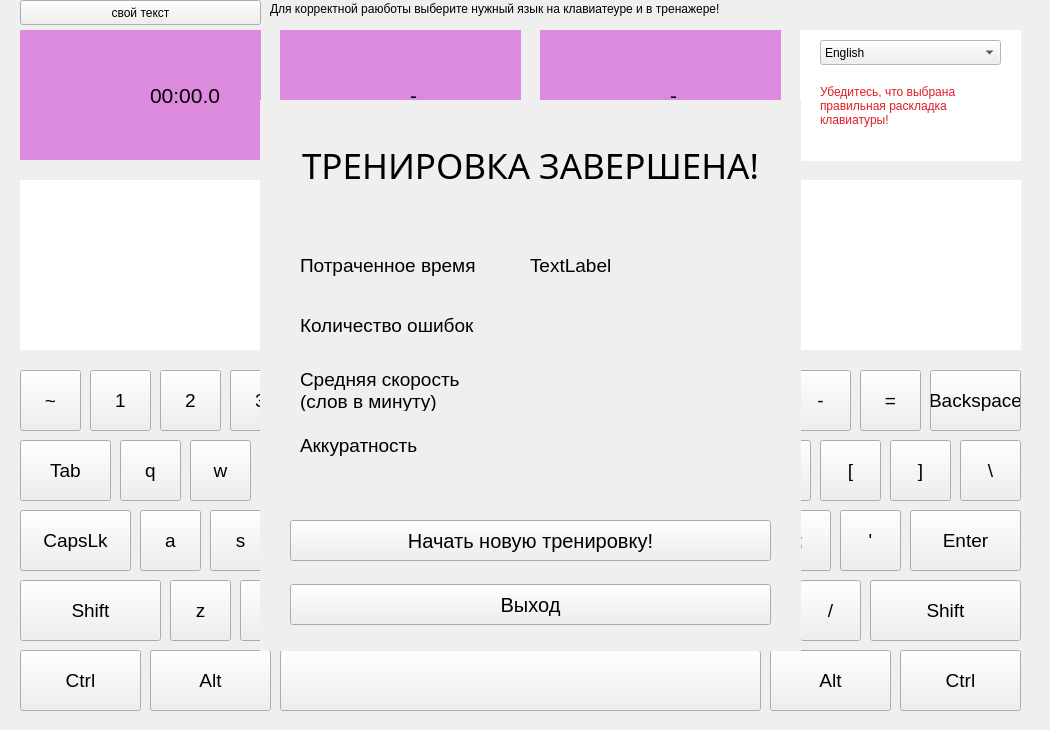
<?xml version="1.0" encoding="UTF-8"?>
<ui version="4.0">
 <class>mainwindow</class>
 <widget class="QWidget" name="mainwindow">
  <property name="geometry">
   <rect>
    <x>0</x>
    <y>0</y>
    <width>1050</width>
    <height>730</height>
   </rect>
  </property>
  <property name="minimumSize">
   <size>
    <width>1050</width>
    <height>730</height>
   </size>
  </property>
  <property name="maximumSize">
   <size>
    <width>1050</width>
    <height>730</height>
   </size>
  </property>
  <property name="windowTitle">
   <string>mainwindow</string>
  </property>
  <widget class="QWidget" name="widget" native="true">
   <property name="geometry">
    <rect>
     <x>20</x>
     <y>30</y>
     <width>241</width>
     <height>130</height>
    </rect>
   </property>
   <property name="palette">
    <palette>
     <active>
      <colorrole role="Base">
       <brush brushstyle="SolidPattern">
        <color alpha="255">
         <red>255</red>
         <green>255</green>
         <blue>255</blue>
        </color>
       </brush>
      </colorrole>
      <colorrole role="Window">
       <brush brushstyle="SolidPattern">
        <color alpha="255">
         <red>220</red>
         <green>138</green>
         <blue>221</blue>
        </color>
       </brush>
      </colorrole>
     </active>
     <inactive>
      <colorrole role="Base">
       <brush brushstyle="SolidPattern">
        <color alpha="255">
         <red>255</red>
         <green>255</green>
         <blue>255</blue>
        </color>
       </brush>
      </colorrole>
      <colorrole role="Window">
       <brush brushstyle="SolidPattern">
        <color alpha="255">
         <red>220</red>
         <green>138</green>
         <blue>221</blue>
        </color>
       </brush>
      </colorrole>
     </inactive>
     <disabled>
      <colorrole role="Base">
       <brush brushstyle="SolidPattern">
        <color alpha="255">
         <red>220</red>
         <green>138</green>
         <blue>221</blue>
        </color>
       </brush>
      </colorrole>
      <colorrole role="Window">
       <brush brushstyle="SolidPattern">
        <color alpha="255">
         <red>220</red>
         <green>138</green>
         <blue>221</blue>
        </color>
       </brush>
      </colorrole>
     </disabled>
    </palette>
   </property>
   <property name="autoFillBackground">
    <bool>true</bool>
   </property>
   <widget class="QLabel" name="label_9">
    <property name="geometry">
     <rect>
      <x>130</x>
      <y>20</y>
      <width>101</width>
      <height>91</height>
     </rect>
    </property>
    <property name="font">
     <font>
      <pointsize>16</pointsize>
     </font>
    </property>
    <property name="text">
     <string>00:00.0</string>
    </property>
   </widget>
  </widget>
  <widget class="QWidget" name="widget_2" native="true">
   <property name="geometry">
    <rect>
     <x>280</x>
     <y>30</y>
     <width>241</width>
     <height>130</height>
    </rect>
   </property>
   <property name="palette">
    <palette>
     <active>
      <colorrole role="Base">
       <brush brushstyle="SolidPattern">
        <color alpha="255">
         <red>255</red>
         <green>255</green>
         <blue>255</blue>
        </color>
       </brush>
      </colorrole>
      <colorrole role="Window">
       <brush brushstyle="SolidPattern">
        <color alpha="255">
         <red>220</red>
         <green>138</green>
         <blue>221</blue>
        </color>
       </brush>
      </colorrole>
     </active>
     <inactive>
      <colorrole role="Base">
       <brush brushstyle="SolidPattern">
        <color alpha="255">
         <red>255</red>
         <green>255</green>
         <blue>255</blue>
        </color>
       </brush>
      </colorrole>
      <colorrole role="Window">
       <brush brushstyle="SolidPattern">
        <color alpha="255">
         <red>220</red>
         <green>138</green>
         <blue>221</blue>
        </color>
       </brush>
      </colorrole>
     </inactive>
     <disabled>
      <colorrole role="Base">
       <brush brushstyle="SolidPattern">
        <color alpha="255">
         <red>220</red>
         <green>138</green>
         <blue>221</blue>
        </color>
       </brush>
      </colorrole>
      <colorrole role="Window">
       <brush brushstyle="SolidPattern">
        <color alpha="255">
         <red>220</red>
         <green>138</green>
         <blue>221</blue>
        </color>
       </brush>
      </colorrole>
     </disabled>
    </palette>
   </property>
   <property name="autoFillBackground">
    <bool>true</bool>
   </property>
   <widget class="QLabel" name="label_10">
    <property name="geometry">
     <rect>
      <x>130</x>
      <y>20</y>
      <width>101</width>
      <height>91</height>
     </rect>
    </property>
    <property name="font">
     <font>
      <pointsize>16</pointsize>
     </font>
    </property>
    <property name="text">
     <string>-</string>
    </property>
   </widget>
  </widget>
  <widget class="QWidget" name="widget_3" native="true">
   <property name="geometry">
    <rect>
     <x>540</x>
     <y>30</y>
     <width>241</width>
     <height>130</height>
    </rect>
   </property>
   <property name="palette">
    <palette>
     <active>
      <colorrole role="Base">
       <brush brushstyle="SolidPattern">
        <color alpha="255">
         <red>255</red>
         <green>255</green>
         <blue>255</blue>
        </color>
       </brush>
      </colorrole>
      <colorrole role="Window">
       <brush brushstyle="SolidPattern">
        <color alpha="255">
         <red>220</red>
         <green>138</green>
         <blue>221</blue>
        </color>
       </brush>
      </colorrole>
     </active>
     <inactive>
      <colorrole role="Base">
       <brush brushstyle="SolidPattern">
        <color alpha="255">
         <red>255</red>
         <green>255</green>
         <blue>255</blue>
        </color>
       </brush>
      </colorrole>
      <colorrole role="Window">
       <brush brushstyle="SolidPattern">
        <color alpha="255">
         <red>220</red>
         <green>138</green>
         <blue>221</blue>
        </color>
       </brush>
      </colorrole>
     </inactive>
     <disabled>
      <colorrole role="Base">
       <brush brushstyle="SolidPattern">
        <color alpha="255">
         <red>220</red>
         <green>138</green>
         <blue>221</blue>
        </color>
       </brush>
      </colorrole>
      <colorrole role="Window">
       <brush brushstyle="SolidPattern">
        <color alpha="255">
         <red>220</red>
         <green>138</green>
         <blue>221</blue>
        </color>
       </brush>
      </colorrole>
     </disabled>
    </palette>
   </property>
   <property name="autoFillBackground">
    <bool>true</bool>
   </property>
   <widget class="QLabel" name="label_11">
    <property name="geometry">
     <rect>
      <x>130</x>
      <y>20</y>
      <width>101</width>
      <height>91</height>
     </rect>
    </property>
    <property name="font">
     <font>
      <pointsize>16</pointsize>
     </font>
    </property>
    <property name="text">
     <string>-</string>
    </property>
   </widget>
  </widget>
  <widget class="QLabel" name="label">
   <property name="geometry">
    <rect>
     <x>20</x>
     <y>180</y>
     <width>1001</width>
     <height>170</height>
    </rect>
   </property>
   <property name="font">
    <font>
     <pointsize>15</pointsize>
    </font>
   </property>
   <property name="text">
    <string/>
   </property>
   <property name="alignment">
    <set>Qt::AlignLeading|Qt::AlignLeft|Qt::AlignTop</set>
   </property>
   <property name="textInteractionFlags">
    <set>Qt::NoTextInteraction</set>
   </property>
  </widget>
  <widget class="QWidget" name="widget_4" native="true">
   <property name="geometry">
    <rect>
     <x>20</x>
     <y>180</y>
     <width>1001</width>
     <height>170</height>
    </rect>
   </property>
   <property name="palette">
    <palette>
     <active>
      <colorrole role="Base">
       <brush brushstyle="SolidPattern">
        <color alpha="255">
         <red>255</red>
         <green>255</green>
         <blue>255</blue>
        </color>
       </brush>
      </colorrole>
      <colorrole role="Window">
       <brush brushstyle="SolidPattern">
        <color alpha="255">
         <red>255</red>
         <green>255</green>
         <blue>255</blue>
        </color>
       </brush>
      </colorrole>
     </active>
     <inactive>
      <colorrole role="Base">
       <brush brushstyle="SolidPattern">
        <color alpha="255">
         <red>255</red>
         <green>255</green>
         <blue>255</blue>
        </color>
       </brush>
      </colorrole>
      <colorrole role="Window">
       <brush brushstyle="SolidPattern">
        <color alpha="255">
         <red>255</red>
         <green>255</green>
         <blue>255</blue>
        </color>
       </brush>
      </colorrole>
     </inactive>
     <disabled>
      <colorrole role="Base">
       <brush brushstyle="SolidPattern">
        <color alpha="255">
         <red>255</red>
         <green>255</green>
         <blue>255</blue>
        </color>
       </brush>
      </colorrole>
      <colorrole role="Window">
       <brush brushstyle="SolidPattern">
        <color alpha="255">
         <red>255</red>
         <green>255</green>
         <blue>255</blue>
        </color>
       </brush>
      </colorrole>
     </disabled>
    </palette>
   </property>
   <property name="autoFillBackground">
    <bool>true</bool>
   </property>
  </widget>
  <widget class="QPushButton" name="pushButton">
   <property name="geometry">
    <rect>
     <x>20</x>
     <y>370</y>
     <width>61</width>
     <height>61</height>
    </rect>
   </property>
   <property name="font">
    <font>
     <pointsize>14</pointsize>
    </font>
   </property>
   <property name="focusPolicy">
    <enum>Qt::NoFocus</enum>
   </property>
   <property name="text">
    <string>~</string>
   </property>
  </widget>
  <widget class="QPushButton" name="pushButton_2">
   <property name="geometry">
    <rect>
     <x>90</x>
     <y>370</y>
     <width>61</width>
     <height>61</height>
    </rect>
   </property>
   <property name="font">
    <font>
     <pointsize>14</pointsize>
    </font>
   </property>
   <property name="focusPolicy">
    <enum>Qt::NoFocus</enum>
   </property>
   <property name="text">
    <string>1</string>
   </property>
  </widget>
  <widget class="QPushButton" name="pushButton_3">
   <property name="geometry">
    <rect>
     <x>160</x>
     <y>370</y>
     <width>61</width>
     <height>61</height>
    </rect>
   </property>
   <property name="font">
    <font>
     <pointsize>14</pointsize>
    </font>
   </property>
   <property name="focusPolicy">
    <enum>Qt::NoFocus</enum>
   </property>
   <property name="text">
    <string>2</string>
   </property>
  </widget>
  <widget class="QPushButton" name="pushButton_4">
   <property name="geometry">
    <rect>
     <x>230</x>
     <y>370</y>
     <width>61</width>
     <height>61</height>
    </rect>
   </property>
   <property name="font">
    <font>
     <pointsize>14</pointsize>
    </font>
   </property>
   <property name="focusPolicy">
    <enum>Qt::NoFocus</enum>
   </property>
   <property name="text">
    <string>3</string>
   </property>
  </widget>
  <widget class="QPushButton" name="pushButton_5">
   <property name="geometry">
    <rect>
     <x>300</x>
     <y>370</y>
     <width>61</width>
     <height>61</height>
    </rect>
   </property>
   <property name="font">
    <font>
     <pointsize>14</pointsize>
    </font>
   </property>
   <property name="focusPolicy">
    <enum>Qt::NoFocus</enum>
   </property>
   <property name="text">
    <string>4</string>
   </property>
  </widget>
  <widget class="QPushButton" name="pushButton_6">
   <property name="geometry">
    <rect>
     <x>370</x>
     <y>370</y>
     <width>61</width>
     <height>61</height>
    </rect>
   </property>
   <property name="font">
    <font>
     <pointsize>14</pointsize>
    </font>
   </property>
   <property name="focusPolicy">
    <enum>Qt::NoFocus</enum>
   </property>
   <property name="text">
    <string>5</string>
   </property>
  </widget>
  <widget class="QPushButton" name="pushButton_7">
   <property name="geometry">
    <rect>
     <x>440</x>
     <y>370</y>
     <width>61</width>
     <height>61</height>
    </rect>
   </property>
   <property name="font">
    <font>
     <pointsize>14</pointsize>
    </font>
   </property>
   <property name="focusPolicy">
    <enum>Qt::NoFocus</enum>
   </property>
   <property name="text">
    <string>6</string>
   </property>
  </widget>
  <widget class="QPushButton" name="pushButton_8">
   <property name="geometry">
    <rect>
     <x>510</x>
     <y>370</y>
     <width>61</width>
     <height>61</height>
    </rect>
   </property>
   <property name="font">
    <font>
     <pointsize>14</pointsize>
    </font>
   </property>
   <property name="focusPolicy">
    <enum>Qt::NoFocus</enum>
   </property>
   <property name="text">
    <string>7</string>
   </property>
  </widget>
  <widget class="QPushButton" name="pushButton_9">
   <property name="geometry">
    <rect>
     <x>580</x>
     <y>370</y>
     <width>61</width>
     <height>61</height>
    </rect>
   </property>
   <property name="font">
    <font>
     <pointsize>14</pointsize>
    </font>
   </property>
   <property name="focusPolicy">
    <enum>Qt::NoFocus</enum>
   </property>
   <property name="text">
    <string>8</string>
   </property>
  </widget>
  <widget class="QPushButton" name="pushButton_10">
   <property name="geometry">
    <rect>
     <x>650</x>
     <y>370</y>
     <width>61</width>
     <height>61</height>
    </rect>
   </property>
   <property name="font">
    <font>
     <pointsize>14</pointsize>
    </font>
   </property>
   <property name="focusPolicy">
    <enum>Qt::NoFocus</enum>
   </property>
   <property name="text">
    <string>9</string>
   </property>
  </widget>
  <widget class="QPushButton" name="pushButton_11">
   <property name="geometry">
    <rect>
     <x>720</x>
     <y>370</y>
     <width>61</width>
     <height>61</height>
    </rect>
   </property>
   <property name="font">
    <font>
     <pointsize>14</pointsize>
    </font>
   </property>
   <property name="focusPolicy">
    <enum>Qt::NoFocus</enum>
   </property>
   <property name="text">
    <string>0</string>
   </property>
  </widget>
  <widget class="QPushButton" name="pushButton_12">
   <property name="geometry">
    <rect>
     <x>790</x>
     <y>370</y>
     <width>61</width>
     <height>61</height>
    </rect>
   </property>
   <property name="font">
    <font>
     <pointsize>14</pointsize>
    </font>
   </property>
   <property name="focusPolicy">
    <enum>Qt::NoFocus</enum>
   </property>
   <property name="text">
    <string>-</string>
   </property>
  </widget>
  <widget class="QPushButton" name="pushButton_13">
   <property name="geometry">
    <rect>
     <x>860</x>
     <y>370</y>
     <width>61</width>
     <height>61</height>
    </rect>
   </property>
   <property name="font">
    <font>
     <pointsize>14</pointsize>
    </font>
   </property>
   <property name="focusPolicy">
    <enum>Qt::NoFocus</enum>
   </property>
   <property name="text">
    <string>=</string>
   </property>
  </widget>
  <widget class="QPushButton" name="pushButton_14">
   <property name="geometry">
    <rect>
     <x>930</x>
     <y>370</y>
     <width>91</width>
     <height>61</height>
    </rect>
   </property>
   <property name="font">
    <font>
     <pointsize>14</pointsize>
    </font>
   </property>
   <property name="focusPolicy">
    <enum>Qt::NoFocus</enum>
   </property>
   <property name="text">
    <string>Backspace</string>
   </property>
  </widget>
  <widget class="QPushButton" name="pushButton_15">
   <property name="geometry">
    <rect>
     <x>20</x>
     <y>440</y>
     <width>91</width>
     <height>61</height>
    </rect>
   </property>
   <property name="font">
    <font>
     <pointsize>14</pointsize>
    </font>
   </property>
   <property name="focusPolicy">
    <enum>Qt::NoFocus</enum>
   </property>
   <property name="text">
    <string>Tab</string>
   </property>
  </widget>
  <widget class="QPushButton" name="pushButton_16">
   <property name="geometry">
    <rect>
     <x>120</x>
     <y>440</y>
     <width>61</width>
     <height>61</height>
    </rect>
   </property>
   <property name="font">
    <font>
     <pointsize>14</pointsize>
    </font>
   </property>
   <property name="focusPolicy">
    <enum>Qt::NoFocus</enum>
   </property>
   <property name="text">
    <string>q</string>
   </property>
  </widget>
  <widget class="QPushButton" name="pushButton_17">
   <property name="geometry">
    <rect>
     <x>190</x>
     <y>440</y>
     <width>61</width>
     <height>61</height>
    </rect>
   </property>
   <property name="font">
    <font>
     <pointsize>14</pointsize>
    </font>
   </property>
   <property name="focusPolicy">
    <enum>Qt::NoFocus</enum>
   </property>
   <property name="text">
    <string>w</string>
   </property>
  </widget>
  <widget class="QPushButton" name="pushButton_18">
   <property name="geometry">
    <rect>
     <x>260</x>
     <y>440</y>
     <width>61</width>
     <height>61</height>
    </rect>
   </property>
   <property name="font">
    <font>
     <pointsize>14</pointsize>
    </font>
   </property>
   <property name="focusPolicy">
    <enum>Qt::NoFocus</enum>
   </property>
   <property name="text">
    <string>e</string>
   </property>
  </widget>
  <widget class="QPushButton" name="pushButton_19">
   <property name="geometry">
    <rect>
     <x>330</x>
     <y>440</y>
     <width>61</width>
     <height>61</height>
    </rect>
   </property>
   <property name="font">
    <font>
     <pointsize>14</pointsize>
    </font>
   </property>
   <property name="focusPolicy">
    <enum>Qt::NoFocus</enum>
   </property>
   <property name="text">
    <string>r</string>
   </property>
  </widget>
  <widget class="QPushButton" name="pushButton_20">
   <property name="geometry">
    <rect>
     <x>400</x>
     <y>440</y>
     <width>60</width>
     <height>61</height>
    </rect>
   </property>
   <property name="font">
    <font>
     <pointsize>14</pointsize>
    </font>
   </property>
   <property name="focusPolicy">
    <enum>Qt::NoFocus</enum>
   </property>
   <property name="text">
    <string>t</string>
   </property>
  </widget>
  <widget class="QPushButton" name="pushButton_21">
   <property name="geometry">
    <rect>
     <x>470</x>
     <y>440</y>
     <width>61</width>
     <height>61</height>
    </rect>
   </property>
   <property name="font">
    <font>
     <pointsize>14</pointsize>
    </font>
   </property>
   <property name="focusPolicy">
    <enum>Qt::NoFocus</enum>
   </property>
   <property name="text">
    <string>y</string>
   </property>
  </widget>
  <widget class="QPushButton" name="pushButton_22">
   <property name="geometry">
    <rect>
     <x>540</x>
     <y>440</y>
     <width>61</width>
     <height>61</height>
    </rect>
   </property>
   <property name="font">
    <font>
     <pointsize>14</pointsize>
    </font>
   </property>
   <property name="focusPolicy">
    <enum>Qt::NoFocus</enum>
   </property>
   <property name="text">
    <string>u</string>
   </property>
  </widget>
  <widget class="QPushButton" name="pushButton_23">
   <property name="geometry">
    <rect>
     <x>610</x>
     <y>440</y>
     <width>61</width>
     <height>61</height>
    </rect>
   </property>
   <property name="font">
    <font>
     <pointsize>14</pointsize>
    </font>
   </property>
   <property name="focusPolicy">
    <enum>Qt::NoFocus</enum>
   </property>
   <property name="text">
    <string>i</string>
   </property>
  </widget>
  <widget class="QPushButton" name="pushButton_24">
   <property name="geometry">
    <rect>
     <x>680</x>
     <y>440</y>
     <width>61</width>
     <height>61</height>
    </rect>
   </property>
   <property name="font">
    <font>
     <pointsize>14</pointsize>
    </font>
   </property>
   <property name="focusPolicy">
    <enum>Qt::NoFocus</enum>
   </property>
   <property name="text">
    <string>o</string>
   </property>
  </widget>
  <widget class="QPushButton" name="pushButton_25">
   <property name="geometry">
    <rect>
     <x>750</x>
     <y>440</y>
     <width>61</width>
     <height>61</height>
    </rect>
   </property>
   <property name="font">
    <font>
     <pointsize>14</pointsize>
    </font>
   </property>
   <property name="focusPolicy">
    <enum>Qt::NoFocus</enum>
   </property>
   <property name="text">
    <string>p</string>
   </property>
  </widget>
  <widget class="QPushButton" name="pushButton_26">
   <property name="geometry">
    <rect>
     <x>820</x>
     <y>440</y>
     <width>61</width>
     <height>61</height>
    </rect>
   </property>
   <property name="font">
    <font>
     <pointsize>14</pointsize>
    </font>
   </property>
   <property name="focusPolicy">
    <enum>Qt::NoFocus</enum>
   </property>
   <property name="text">
    <string>[</string>
   </property>
  </widget>
  <widget class="QPushButton" name="pushButton_27">
   <property name="geometry">
    <rect>
     <x>890</x>
     <y>440</y>
     <width>61</width>
     <height>61</height>
    </rect>
   </property>
   <property name="font">
    <font>
     <pointsize>14</pointsize>
    </font>
   </property>
   <property name="focusPolicy">
    <enum>Qt::NoFocus</enum>
   </property>
   <property name="text">
    <string>]</string>
   </property>
  </widget>
  <widget class="QPushButton" name="pushButton_28">
   <property name="geometry">
    <rect>
     <x>960</x>
     <y>440</y>
     <width>61</width>
     <height>61</height>
    </rect>
   </property>
   <property name="font">
    <font>
     <pointsize>14</pointsize>
    </font>
   </property>
   <property name="focusPolicy">
    <enum>Qt::NoFocus</enum>
   </property>
   <property name="text">
    <string>\</string>
   </property>
  </widget>
  <widget class="QPushButton" name="pushButton_29">
   <property name="geometry">
    <rect>
     <x>20</x>
     <y>510</y>
     <width>111</width>
     <height>61</height>
    </rect>
   </property>
   <property name="font">
    <font>
     <pointsize>14</pointsize>
    </font>
   </property>
   <property name="focusPolicy">
    <enum>Qt::NoFocus</enum>
   </property>
   <property name="text">
    <string>CapsLk</string>
   </property>
  </widget>
  <widget class="QPushButton" name="pushButton_30">
   <property name="geometry">
    <rect>
     <x>140</x>
     <y>510</y>
     <width>61</width>
     <height>61</height>
    </rect>
   </property>
   <property name="font">
    <font>
     <pointsize>14</pointsize>
    </font>
   </property>
   <property name="focusPolicy">
    <enum>Qt::NoFocus</enum>
   </property>
   <property name="text">
    <string>a</string>
   </property>
  </widget>
  <widget class="QPushButton" name="pushButton_31">
   <property name="geometry">
    <rect>
     <x>210</x>
     <y>510</y>
     <width>61</width>
     <height>61</height>
    </rect>
   </property>
   <property name="font">
    <font>
     <pointsize>14</pointsize>
    </font>
   </property>
   <property name="focusPolicy">
    <enum>Qt::NoFocus</enum>
   </property>
   <property name="text">
    <string>s</string>
   </property>
  </widget>
  <widget class="QPushButton" name="pushButton_32">
   <property name="geometry">
    <rect>
     <x>280</x>
     <y>510</y>
     <width>61</width>
     <height>61</height>
    </rect>
   </property>
   <property name="font">
    <font>
     <pointsize>14</pointsize>
    </font>
   </property>
   <property name="focusPolicy">
    <enum>Qt::NoFocus</enum>
   </property>
   <property name="text">
    <string>d</string>
   </property>
  </widget>
  <widget class="QPushButton" name="pushButton_33">
   <property name="geometry">
    <rect>
     <x>350</x>
     <y>510</y>
     <width>60</width>
     <height>61</height>
    </rect>
   </property>
   <property name="font">
    <font>
     <pointsize>14</pointsize>
    </font>
   </property>
   <property name="focusPolicy">
    <enum>Qt::NoFocus</enum>
   </property>
   <property name="text">
    <string>f</string>
   </property>
  </widget>
  <widget class="QPushButton" name="pushButton_34">
   <property name="geometry">
    <rect>
     <x>420</x>
     <y>510</y>
     <width>61</width>
     <height>61</height>
    </rect>
   </property>
   <property name="font">
    <font>
     <pointsize>14</pointsize>
    </font>
   </property>
   <property name="focusPolicy">
    <enum>Qt::NoFocus</enum>
   </property>
   <property name="text">
    <string>g</string>
   </property>
  </widget>
  <widget class="QPushButton" name="pushButton_35">
   <property name="geometry">
    <rect>
     <x>490</x>
     <y>510</y>
     <width>61</width>
     <height>61</height>
    </rect>
   </property>
   <property name="font">
    <font>
     <pointsize>14</pointsize>
    </font>
   </property>
   <property name="focusPolicy">
    <enum>Qt::NoFocus</enum>
   </property>
   <property name="text">
    <string>h</string>
   </property>
  </widget>
  <widget class="QPushButton" name="pushButton_36">
   <property name="geometry">
    <rect>
     <x>560</x>
     <y>510</y>
     <width>61</width>
     <height>61</height>
    </rect>
   </property>
   <property name="font">
    <font>
     <pointsize>14</pointsize>
    </font>
   </property>
   <property name="focusPolicy">
    <enum>Qt::NoFocus</enum>
   </property>
   <property name="text">
    <string>j</string>
   </property>
  </widget>
  <widget class="QPushButton" name="pushButton_37">
   <property name="geometry">
    <rect>
     <x>630</x>
     <y>510</y>
     <width>61</width>
     <height>61</height>
    </rect>
   </property>
   <property name="font">
    <font>
     <pointsize>14</pointsize>
    </font>
   </property>
   <property name="focusPolicy">
    <enum>Qt::NoFocus</enum>
   </property>
   <property name="text">
    <string>k</string>
   </property>
  </widget>
  <widget class="QPushButton" name="pushButton_38">
   <property name="geometry">
    <rect>
     <x>700</x>
     <y>510</y>
     <width>61</width>
     <height>61</height>
    </rect>
   </property>
   <property name="font">
    <font>
     <pointsize>14</pointsize>
    </font>
   </property>
   <property name="focusPolicy">
    <enum>Qt::NoFocus</enum>
   </property>
   <property name="text">
    <string>l</string>
   </property>
  </widget>
  <widget class="QPushButton" name="pushButton_39">
   <property name="geometry">
    <rect>
     <x>770</x>
     <y>510</y>
     <width>61</width>
     <height>61</height>
    </rect>
   </property>
   <property name="font">
    <font>
     <pointsize>14</pointsize>
    </font>
   </property>
   <property name="focusPolicy">
    <enum>Qt::NoFocus</enum>
   </property>
   <property name="text">
    <string>;</string>
   </property>
  </widget>
  <widget class="QPushButton" name="pushButton_40">
   <property name="geometry">
    <rect>
     <x>840</x>
     <y>510</y>
     <width>61</width>
     <height>61</height>
    </rect>
   </property>
   <property name="font">
    <font>
     <pointsize>14</pointsize>
    </font>
   </property>
   <property name="focusPolicy">
    <enum>Qt::NoFocus</enum>
   </property>
   <property name="text">
    <string>'</string>
   </property>
  </widget>
  <widget class="QPushButton" name="pushButton_41">
   <property name="geometry">
    <rect>
     <x>910</x>
     <y>510</y>
     <width>111</width>
     <height>61</height>
    </rect>
   </property>
   <property name="font">
    <font>
     <pointsize>14</pointsize>
    </font>
   </property>
   <property name="focusPolicy">
    <enum>Qt::NoFocus</enum>
   </property>
   <property name="text">
    <string>Enter</string>
   </property>
  </widget>
  <widget class="QPushButton" name="pushButton_42">
   <property name="geometry">
    <rect>
     <x>20</x>
     <y>580</y>
     <width>141</width>
     <height>61</height>
    </rect>
   </property>
   <property name="font">
    <font>
     <pointsize>14</pointsize>
    </font>
   </property>
   <property name="focusPolicy">
    <enum>Qt::NoFocus</enum>
   </property>
   <property name="text">
    <string>Shift</string>
   </property>
  </widget>
  <widget class="QPushButton" name="pushButton_43">
   <property name="geometry">
    <rect>
     <x>170</x>
     <y>580</y>
     <width>61</width>
     <height>61</height>
    </rect>
   </property>
   <property name="font">
    <font>
     <pointsize>14</pointsize>
    </font>
   </property>
   <property name="focusPolicy">
    <enum>Qt::NoFocus</enum>
   </property>
   <property name="text">
    <string>z</string>
   </property>
  </widget>
  <widget class="QPushButton" name="pushButton_44">
   <property name="geometry">
    <rect>
     <x>240</x>
     <y>580</y>
     <width>61</width>
     <height>61</height>
    </rect>
   </property>
   <property name="font">
    <font>
     <pointsize>14</pointsize>
    </font>
   </property>
   <property name="focusPolicy">
    <enum>Qt::NoFocus</enum>
   </property>
   <property name="text">
    <string>x</string>
   </property>
  </widget>
  <widget class="QPushButton" name="pushButton_45">
   <property name="geometry">
    <rect>
     <x>310</x>
     <y>580</y>
     <width>61</width>
     <height>61</height>
    </rect>
   </property>
   <property name="font">
    <font>
     <pointsize>14</pointsize>
    </font>
   </property>
   <property name="focusPolicy">
    <enum>Qt::NoFocus</enum>
   </property>
   <property name="text">
    <string>c</string>
   </property>
  </widget>
  <widget class="QPushButton" name="pushButton_46">
   <property name="geometry">
    <rect>
     <x>380</x>
     <y>580</y>
     <width>60</width>
     <height>61</height>
    </rect>
   </property>
   <property name="font">
    <font>
     <pointsize>14</pointsize>
    </font>
   </property>
   <property name="focusPolicy">
    <enum>Qt::NoFocus</enum>
   </property>
   <property name="text">
    <string>v</string>
   </property>
  </widget>
  <widget class="QPushButton" name="pushButton_47">
   <property name="geometry">
    <rect>
     <x>450</x>
     <y>580</y>
     <width>61</width>
     <height>61</height>
    </rect>
   </property>
   <property name="font">
    <font>
     <pointsize>14</pointsize>
    </font>
   </property>
   <property name="focusPolicy">
    <enum>Qt::NoFocus</enum>
   </property>
   <property name="text">
    <string>b</string>
   </property>
  </widget>
  <widget class="QPushButton" name="pushButton_48">
   <property name="geometry">
    <rect>
     <x>520</x>
     <y>580</y>
     <width>61</width>
     <height>61</height>
    </rect>
   </property>
   <property name="font">
    <font>
     <pointsize>14</pointsize>
    </font>
   </property>
   <property name="focusPolicy">
    <enum>Qt::NoFocus</enum>
   </property>
   <property name="text">
    <string>n</string>
   </property>
  </widget>
  <widget class="QPushButton" name="pushButton_49">
   <property name="geometry">
    <rect>
     <x>590</x>
     <y>580</y>
     <width>61</width>
     <height>61</height>
    </rect>
   </property>
   <property name="font">
    <font>
     <pointsize>14</pointsize>
    </font>
   </property>
   <property name="focusPolicy">
    <enum>Qt::NoFocus</enum>
   </property>
   <property name="text">
    <string>m</string>
   </property>
  </widget>
  <widget class="QPushButton" name="pushButton_50">
   <property name="geometry">
    <rect>
     <x>660</x>
     <y>580</y>
     <width>61</width>
     <height>61</height>
    </rect>
   </property>
   <property name="font">
    <font>
     <pointsize>14</pointsize>
    </font>
   </property>
   <property name="focusPolicy">
    <enum>Qt::NoFocus</enum>
   </property>
   <property name="text">
    <string>,</string>
   </property>
  </widget>
  <widget class="QPushButton" name="pushButton_51">
   <property name="geometry">
    <rect>
     <x>730</x>
     <y>580</y>
     <width>61</width>
     <height>61</height>
    </rect>
   </property>
   <property name="font">
    <font>
     <pointsize>14</pointsize>
    </font>
   </property>
   <property name="focusPolicy">
    <enum>Qt::NoFocus</enum>
   </property>
   <property name="text">
    <string>.</string>
   </property>
  </widget>
  <widget class="QPushButton" name="pushButton_52">
   <property name="geometry">
    <rect>
     <x>800</x>
     <y>580</y>
     <width>61</width>
     <height>61</height>
    </rect>
   </property>
   <property name="font">
    <font>
     <pointsize>14</pointsize>
    </font>
   </property>
   <property name="focusPolicy">
    <enum>Qt::NoFocus</enum>
   </property>
   <property name="text">
    <string>/</string>
   </property>
  </widget>
  <widget class="QPushButton" name="pushButton_53">
   <property name="geometry">
    <rect>
     <x>870</x>
     <y>580</y>
     <width>151</width>
     <height>61</height>
    </rect>
   </property>
   <property name="font">
    <font>
     <pointsize>14</pointsize>
    </font>
   </property>
   <property name="focusPolicy">
    <enum>Qt::NoFocus</enum>
   </property>
   <property name="text">
    <string>Shift</string>
   </property>
  </widget>
  <widget class="QPushButton" name="pushButton_54">
   <property name="geometry">
    <rect>
     <x>20</x>
     <y>650</y>
     <width>121</width>
     <height>61</height>
    </rect>
   </property>
   <property name="font">
    <font>
     <pointsize>14</pointsize>
    </font>
   </property>
   <property name="focusPolicy">
    <enum>Qt::NoFocus</enum>
   </property>
   <property name="text">
    <string>Ctrl</string>
   </property>
  </widget>
  <widget class="QPushButton" name="pushButton_55">
   <property name="geometry">
    <rect>
     <x>150</x>
     <y>650</y>
     <width>121</width>
     <height>61</height>
    </rect>
   </property>
   <property name="font">
    <font>
     <pointsize>14</pointsize>
    </font>
   </property>
   <property name="focusPolicy">
    <enum>Qt::NoFocus</enum>
   </property>
   <property name="text">
    <string>Alt</string>
   </property>
  </widget>
  <widget class="QPushButton" name="pushButton_56">
   <property name="geometry">
    <rect>
     <x>280</x>
     <y>650</y>
     <width>481</width>
     <height>61</height>
    </rect>
   </property>
   <property name="font">
    <font>
     <pointsize>14</pointsize>
    </font>
   </property>
   <property name="focusPolicy">
    <enum>Qt::NoFocus</enum>
   </property>
   <property name="text">
    <string/>
   </property>
  </widget>
  <widget class="QPushButton" name="pushButton_57">
   <property name="geometry">
    <rect>
     <x>770</x>
     <y>650</y>
     <width>121</width>
     <height>61</height>
    </rect>
   </property>
   <property name="font">
    <font>
     <pointsize>14</pointsize>
    </font>
   </property>
   <property name="focusPolicy">
    <enum>Qt::NoFocus</enum>
   </property>
   <property name="text">
    <string>Alt</string>
   </property>
  </widget>
  <widget class="QWidget" name="widget_5" native="true">
   <property name="geometry">
    <rect>
     <x>800</x>
     <y>30</y>
     <width>221</width>
     <height>131</height>
    </rect>
   </property>
   <property name="palette">
    <palette>
     <active>
      <colorrole role="Base">
       <brush brushstyle="SolidPattern">
        <color alpha="255">
         <red>255</red>
         <green>255</green>
         <blue>255</blue>
        </color>
       </brush>
      </colorrole>
      <colorrole role="Window">
       <brush brushstyle="SolidPattern">
        <color alpha="255">
         <red>255</red>
         <green>255</green>
         <blue>255</blue>
        </color>
       </brush>
      </colorrole>
     </active>
     <inactive>
      <colorrole role="Base">
       <brush brushstyle="SolidPattern">
        <color alpha="255">
         <red>255</red>
         <green>255</green>
         <blue>255</blue>
        </color>
       </brush>
      </colorrole>
      <colorrole role="Window">
       <brush brushstyle="SolidPattern">
        <color alpha="255">
         <red>255</red>
         <green>255</green>
         <blue>255</blue>
        </color>
       </brush>
      </colorrole>
     </inactive>
     <disabled>
      <colorrole role="Base">
       <brush brushstyle="SolidPattern">
        <color alpha="255">
         <red>255</red>
         <green>255</green>
         <blue>255</blue>
        </color>
       </brush>
      </colorrole>
      <colorrole role="Window">
       <brush brushstyle="SolidPattern">
        <color alpha="255">
         <red>255</red>
         <green>255</green>
         <blue>255</blue>
        </color>
       </brush>
      </colorrole>
     </disabled>
    </palette>
   </property>
   <property name="focusPolicy">
    <enum>Qt::NoFocus</enum>
   </property>
   <property name="autoFillBackground">
    <bool>true</bool>
   </property>
   <widget class="QComboBox" name="comboBox">
    <property name="geometry">
     <rect>
      <x>20</x>
      <y>10</y>
      <width>181</width>
      <height>25</height>
     </rect>
    </property>
    <property name="focusPolicy">
     <enum>Qt::NoFocus</enum>
    </property>
    <item>
     <property name="text">
      <string>English</string>
     </property>
    </item>
    <item>
     <property name="text">
      <string>Russian</string>
     </property>
    </item>
    <item>
     <property name="text">
      <string>Belarusian</string>
     </property>
    </item>
    <item>
     <property name="text">
      <string>German</string>
     </property>
    </item>
    <item>
     <property name="text">
      <string>French</string>
     </property>
    </item>
    <item>
     <property name="text">
      <string>Hebrew</string>
     </property>
    </item>
    <item>
     <property name="text">
      <string>Arabic</string>
     </property>
    </item>
    <item>
     <property name="text">
      <string>china</string>
     </property>
    </item>
   </widget>
   <widget class="QLabel" name="label_3">
    <property name="geometry">
     <rect>
      <x>20</x>
      <y>40</y>
      <width>181</width>
      <height>71</height>
     </rect>
    </property>
    <property name="palette">
     <palette>
      <active>
       <colorrole role="WindowText">
        <brush brushstyle="SolidPattern">
         <color alpha="255">
          <red>224</red>
          <green>27</green>
          <blue>36</blue>
         </color>
        </brush>
       </colorrole>
       <colorrole role="Text">
        <brush brushstyle="SolidPattern">
         <color alpha="255">
          <red>237</red>
          <green>51</green>
          <blue>59</blue>
         </color>
        </brush>
       </colorrole>
       <colorrole role="PlaceholderText">
        <brush brushstyle="SolidPattern">
         <color alpha="128">
          <red>237</red>
          <green>51</green>
          <blue>59</blue>
         </color>
        </brush>
       </colorrole>
      </active>
      <inactive>
       <colorrole role="WindowText">
        <brush brushstyle="SolidPattern">
         <color alpha="255">
          <red>224</red>
          <green>27</green>
          <blue>36</blue>
         </color>
        </brush>
       </colorrole>
       <colorrole role="Text">
        <brush brushstyle="SolidPattern">
         <color alpha="255">
          <red>237</red>
          <green>51</green>
          <blue>59</blue>
         </color>
        </brush>
       </colorrole>
       <colorrole role="PlaceholderText">
        <brush brushstyle="SolidPattern">
         <color alpha="128">
          <red>237</red>
          <green>51</green>
          <blue>59</blue>
         </color>
        </brush>
       </colorrole>
      </inactive>
      <disabled>
       <colorrole role="WindowText">
        <brush brushstyle="SolidPattern">
         <color alpha="255">
          <red>190</red>
          <green>190</green>
          <blue>190</blue>
         </color>
        </brush>
       </colorrole>
       <colorrole role="Text">
        <brush brushstyle="SolidPattern">
         <color alpha="255">
          <red>190</red>
          <green>190</green>
          <blue>190</blue>
         </color>
        </brush>
       </colorrole>
       <colorrole role="PlaceholderText">
        <brush brushstyle="SolidPattern">
         <color alpha="128">
          <red>0</red>
          <green>0</green>
          <blue>0</blue>
         </color>
        </brush>
       </colorrole>
      </disabled>
     </palette>
    </property>
    <property name="text">
     <string>Убедитесь, что выбрана правильная раскладка клавиатуры!</string>
    </property>
    <property name="wordWrap">
     <bool>true</bool>
    </property>
   </widget>
  </widget>
  <widget class="QPushButton" name="pushButton_58">
   <property name="geometry">
    <rect>
     <x>900</x>
     <y>650</y>
     <width>121</width>
     <height>61</height>
    </rect>
   </property>
   <property name="font">
    <font>
     <pointsize>14</pointsize>
    </font>
   </property>
   <property name="focusPolicy">
    <enum>Qt::NoFocus</enum>
   </property>
   <property name="text">
    <string>Ctrl</string>
   </property>
  </widget>
  <widget class="QLabel" name="label_2">
   <property name="geometry">
    <rect>
     <x>970</x>
     <y>5</y>
     <width>51</width>
     <height>20</height>
    </rect>
   </property>
   <property name="focusPolicy">
    <enum>Qt::NoFocus</enum>
   </property>
   <property name="text">
    <string/>
   </property>
  </widget>
  <widget class="QWidget" name="widget_6" native="true">
   <property name="geometry">
    <rect>
     <x>260</x>
     <y>100</y>
     <width>541</width>
     <height>551</height>
    </rect>
   </property>
   <property name="autoFillBackground">
    <bool>true</bool>
   </property>
   <widget class="QLabel" name="label_4">
    <property name="geometry">
     <rect>
      <x>35</x>
      <y>30</y>
      <width>471</width>
      <height>71</height>
     </rect>
    </property>
    <property name="font">
     <font>
      <family>Noto Sans Lisu</family>
      <pointsize>26</pointsize>
     </font>
    </property>
    <property name="text">
     <string>ТРЕНИРОВКА ЗАВЕРШЕНА!</string>
    </property>
    <property name="alignment">
     <set>Qt::AlignCenter</set>
    </property>
   </widget>
   <widget class="QLabel" name="label_5">
    <property name="geometry">
     <rect>
      <x>40</x>
      <y>150</y>
      <width>221</width>
      <height>31</height>
     </rect>
    </property>
    <property name="font">
     <font>
      <pointsize>14</pointsize>
     </font>
    </property>
    <property name="text">
     <string>Потраченное время</string>
    </property>
   </widget>
   <widget class="QLabel" name="label_6">
    <property name="geometry">
     <rect>
      <x>40</x>
      <y>210</y>
      <width>221</width>
      <height>31</height>
     </rect>
    </property>
    <property name="font">
     <font>
      <pointsize>14</pointsize>
     </font>
    </property>
    <property name="text">
     <string>Количество ошибок</string>
    </property>
   </widget>
   <widget class="QLabel" name="label_7">
    <property name="geometry">
     <rect>
      <x>40</x>
      <y>270</y>
      <width>251</width>
      <height>41</height>
     </rect>
    </property>
    <property name="font">
     <font>
      <pointsize>14</pointsize>
     </font>
    </property>
    <property name="text">
     <string>Средняя скорость
(слов в минуту)</string>
    </property>
   </widget>
   <widget class="QLabel" name="label_8">
    <property name="geometry">
     <rect>
      <x>40</x>
      <y>330</y>
      <width>251</width>
      <height>31</height>
     </rect>
    </property>
    <property name="font">
     <font>
      <pointsize>14</pointsize>
     </font>
    </property>
    <property name="text">
     <string>Аккуратность</string>
    </property>
   </widget>
   <widget class="QPushButton" name="pushButton_59">
    <property name="geometry">
     <rect>
      <x>30</x>
      <y>420</y>
      <width>481</width>
      <height>41</height>
     </rect>
    </property>
    <property name="font">
     <font>
      <pointsize>15</pointsize>
     </font>
    </property>
    <property name="focusPolicy">
     <enum>Qt::NoFocus</enum>
    </property>
    <property name="text">
     <string>Начать новую тренировку!</string>
    </property>
   </widget>
   <widget class="QPushButton" name="pushButton_60">
    <property name="geometry">
     <rect>
      <x>30</x>
      <y>484</y>
      <width>481</width>
      <height>41</height>
     </rect>
    </property>
    <property name="font">
     <font>
      <pointsize>15</pointsize>
     </font>
    </property>
    <property name="text">
     <string>Выход</string>
    </property>
   </widget>
   <widget class="QLabel" name="mistakeslabel">
    <property name="geometry">
     <rect>
      <x>270</x>
      <y>210</y>
      <width>221</width>
      <height>31</height>
     </rect>
    </property>
    <property name="font">
     <font>
      <pointsize>14</pointsize>
     </font>
    </property>
    <property name="text">
     <string/>
    </property>
   </widget>
   <widget class="QLabel" name="speedlabel">
    <property name="geometry">
     <rect>
      <x>270</x>
      <y>270</y>
      <width>251</width>
      <height>41</height>
     </rect>
    </property>
    <property name="font">
     <font>
      <pointsize>14</pointsize>
     </font>
    </property>
    <property name="text">
     <string/>
    </property>
   </widget>
   <widget class="QLabel" name="accuracylabel">
    <property name="geometry">
     <rect>
      <x>270</x>
      <y>330</y>
      <width>251</width>
      <height>31</height>
     </rect>
    </property>
    <property name="font">
     <font>
      <pointsize>14</pointsize>
     </font>
    </property>
    <property name="text">
     <string/>
    </property>
   </widget>
   <widget class="QLabel" name="timelabel">
    <property name="geometry">
     <rect>
      <x>270</x>
      <y>150</y>
      <width>221</width>
      <height>31</height>
     </rect>
    </property>
    <property name="font">
     <font>
      <pointsize>14</pointsize>
     </font>
    </property>
    <property name="text">
     <string>TextLabel</string>
    </property>
   </widget>
  </widget>
  <widget class="QPushButton" name="openpushButton">
   <property name="geometry">
    <rect>
     <x>20</x>
     <y>0</y>
     <width>241</width>
     <height>25</height>
    </rect>
   </property>
   <property name="focusPolicy">
    <enum>Qt::NoFocus</enum>
   </property>
   <property name="text">
    <string>свой текст</string>
   </property>
  </widget>
  <widget class="QLabel" name="label_12">
   <property name="geometry">
    <rect>
     <x>270</x>
     <y>0</y>
     <width>691</width>
     <height>17</height>
    </rect>
   </property>
   <property name="text">
    <string>Для корректной раюботы выберите нужный язык на клавиатеуре и в тренажере!</string>
   </property>
  </widget>
  <zorder>widget_4</zorder>
  <zorder>widget</zorder>
  <zorder>widget_2</zorder>
  <zorder>widget_3</zorder>
  <zorder>label</zorder>
  <zorder>pushButton</zorder>
  <zorder>pushButton_2</zorder>
  <zorder>pushButton_3</zorder>
  <zorder>pushButton_4</zorder>
  <zorder>pushButton_5</zorder>
  <zorder>pushButton_6</zorder>
  <zorder>pushButton_7</zorder>
  <zorder>pushButton_8</zorder>
  <zorder>pushButton_9</zorder>
  <zorder>pushButton_10</zorder>
  <zorder>pushButton_11</zorder>
  <zorder>pushButton_12</zorder>
  <zorder>pushButton_13</zorder>
  <zorder>pushButton_14</zorder>
  <zorder>pushButton_15</zorder>
  <zorder>pushButton_16</zorder>
  <zorder>pushButton_17</zorder>
  <zorder>pushButton_18</zorder>
  <zorder>pushButton_19</zorder>
  <zorder>pushButton_20</zorder>
  <zorder>pushButton_21</zorder>
  <zorder>pushButton_22</zorder>
  <zorder>pushButton_23</zorder>
  <zorder>pushButton_24</zorder>
  <zorder>pushButton_25</zorder>
  <zorder>pushButton_26</zorder>
  <zorder>pushButton_27</zorder>
  <zorder>pushButton_28</zorder>
  <zorder>pushButton_29</zorder>
  <zorder>pushButton_30</zorder>
  <zorder>pushButton_31</zorder>
  <zorder>pushButton_32</zorder>
  <zorder>pushButton_33</zorder>
  <zorder>pushButton_34</zorder>
  <zorder>pushButton_35</zorder>
  <zorder>pushButton_36</zorder>
  <zorder>pushButton_37</zorder>
  <zorder>pushButton_38</zorder>
  <zorder>pushButton_39</zorder>
  <zorder>pushButton_40</zorder>
  <zorder>pushButton_41</zorder>
  <zorder>pushButton_42</zorder>
  <zorder>pushButton_43</zorder>
  <zorder>pushButton_44</zorder>
  <zorder>pushButton_45</zorder>
  <zorder>pushButton_46</zorder>
  <zorder>pushButton_47</zorder>
  <zorder>pushButton_48</zorder>
  <zorder>pushButton_49</zorder>
  <zorder>pushButton_50</zorder>
  <zorder>pushButton_51</zorder>
  <zorder>pushButton_52</zorder>
  <zorder>pushButton_53</zorder>
  <zorder>pushButton_54</zorder>
  <zorder>pushButton_55</zorder>
  <zorder>pushButton_56</zorder>
  <zorder>pushButton_57</zorder>
  <zorder>widget_5</zorder>
  <zorder>pushButton_58</zorder>
  <zorder>label_2</zorder>
  <zorder>widget_6</zorder>
  <zorder>openpushButton</zorder>
  <zorder>label_12</zorder>
 </widget>
 <resources/>
 <connections/>
</ui>
